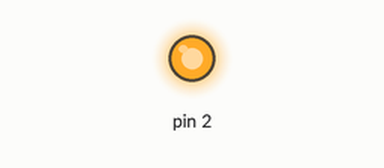
Recording of a sketch running on a simulated Arduino Uno, built with avr-gcc and run on an emulated ATmega328P. Shown: output pins drawn as LEDs (lit = HIGH).

Above: at 1.5 s.
At 6.0 s:
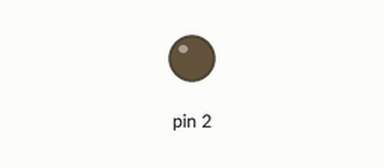
Timing chart, 0 to 7.9 s (numbered marks = the images above):
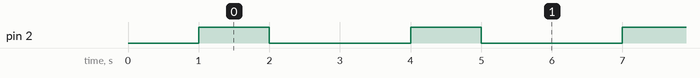

The sketch:

SIMPLEDIGITAL.ino
```cpp
void setup() {
// initialize digital pin 16 as an output.
//Serial.begin(115200);
    pinMode(2, OUTPUT);
delay(1000);
}

// the loop function runs over and over again forever
void loop() {

    digitalWrite(2, HIGH);
    delay(1000);
    digitalWrite(2, LOW);
    delay(2000);


}
```

Measured:
- by itself, pin 2: alternates HIGH for 1.0 s and LOW for 2.0 s
